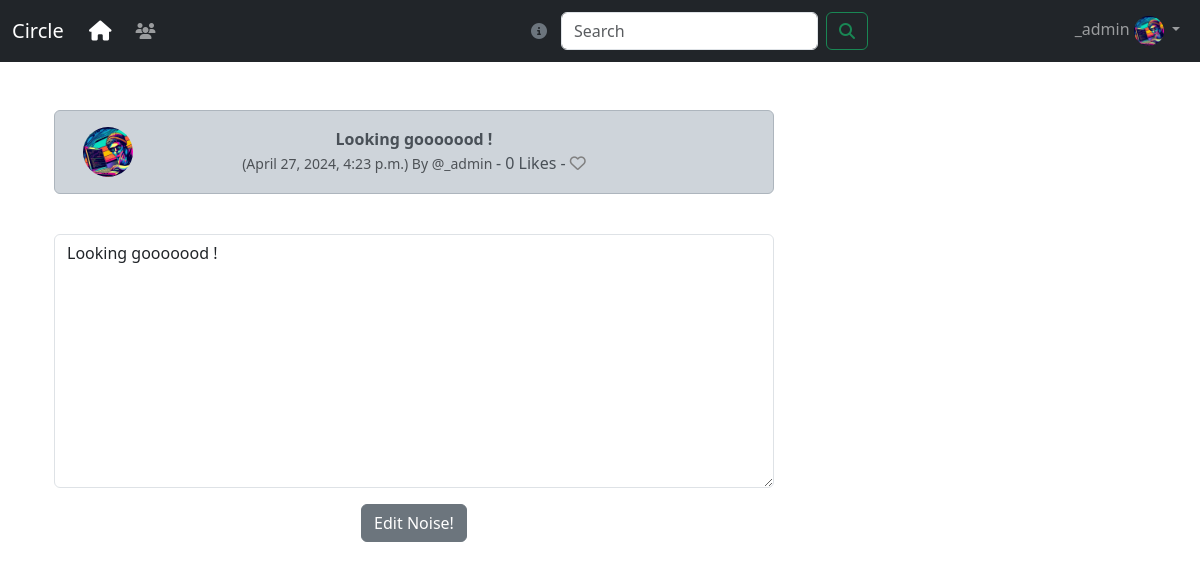
The app's page /edit_noise/14 (signed in) with its own data.
### circle/models.py (models this page shows, shortened)
class Profile(models.Model):
    user = models.OneToOneField( User, on_delete=models.CASCADE)
    follows = models.ManyToManyField("self",
        related_name="followed_by",
        symmetrical=False,
        blank=True)
    date_modified = models.DateTimeField(User, auto_now=True)
    profile_image = models.ImageField(null=True,blank=True, upload_to="images/")
    profile_bio = models.CharField(null=True, blank=True, max_length=500)
    hompage_link = models.CharField(null=True, blank=True, max_length=250)
    facebook_link = models.CharField(null=True, blank=True, max_length=250)
    instagram_link = models.CharField(null=True, blank=True, max_length=250)
    linkedin_link = models.CharField(null=True, blank=True, max_length=250)
    github_link =models.CharField(null=True, blank=True, max_length=250)

class Noise(models.Model):
    user = models.ForeignKey(
        User, related_name = "noises",
        on_delete = models.DO_NOTHING
    )
    body = models.CharField(max_length=200)
    created_at = models.DateTimeField(auto_now_add=True)
    likes = models.ManyToManyField(User, related_name="noise_like", blank=True)
    def number_of_likes(self):
        return self.likes.count()

### circle/views.py (the view)
# urls.py: path('edit_noise/<int:pk>', views.edit_noise, name='edit_noise'),
def edit_noise(request, pk):
    if request.user.is_authenticated:
       noise = get_object_or_404(Noise,id=pk)
       if request.user.username == noise.user.username:
           form = NoiseForm(request.POST or None, instance=noise)
           if request.method == "POST":
                    if form.is_valid():
                        noise = form.save(commit=False)
                        noise.user = request.user
                        noise.save()
                        messages.success(request, ("Your Noise has been updated!"))
                        return redirect('home')
                    return render(request, "edit_noise.html", {'form':form , 'noise':noise})
           else:
               return render(request, "edit_noise.html", {'form':form , 'noise':noise})
       else:
           messages.success(request, ("You don't own that Noise..."))
           return redirect('home')
    else:
        messages.success(request, ("Please Log In to continue..."))
        return redirect('home')

### circle/forms.py
class NoiseForm(forms.ModelForm):
    body = forms.CharField(required=True,
       widget=forms.widgets.Textarea(
           attrs={
               "placeholder": "Make your Noise!",
               "class": "form-control",
           }
       ),
       label="",
    )
    class Meta:
        model = Noise
        exclude = ("user",'likes',)

### circle/templates/edit_noise.html (shortened to what this page needs)
{% extends 'base.html' %}
{% load static %}
{% block content %}
<div class="container text-center">
  <div class="row">
      <div class="col-8">
<br/>
<div class="alert alert-dark" role="alert">
  <div class="container">
    <div class="row">
      <div class="col-1">
        {%  if noise.user.profile.profile_image  %}
        <img src="{{ noise.user.profile.profile_image.url}}" width=50 height=50 class="rounded-circle" alt="{{ profile.user.username}}">
       {% else %}
       <img src="{% static 'images/default_profile_pic.png' %}" width=50 height=50 class="rounded-circle" alt="{{ profile.user.username}}">
       {% endif %}
      </div>
<div class="col-10">
    <strong>{{ noise.body }}</strong><br/>
    <small class="text-muted">
      ({{ noise.created_at}}) By @{{ noise.user.username}}
    </small>
    - {{ noise.number_of_likes }} Likes -
    {%  if user in noise.likes.all %}
    <a href="{%  url 'noise_like' noise.id  %}"><i class="fa-solid fa-heart" style="color:rgb(245, 75, 75)"></i></a>
    {% else %}
    <a href="{%  url 'noise_like' noise.id  %}"><i class="fa fa-heart-o" style="color:grey"></i></a>
    {% endif %}
  </div>
   <br/>
  </div>
  </div>
  </div>
<br/>
{% if form %}
  <form method=POST>
   {{ form.as_p }}
    <button type="submit" class="btn btn-secondary">Edit Noise!</button>
  </form>
{% endif %}
</div>
{% endblock %}

### circle/templates/navbar.html (shortened to what this page needs)
{% load static %}
<nav class="navbar navbar-expand-lg navbar-dark bg-dark">
    <div class="container-fluid">
        <a class="navbar-brand" href="{% url 'home' %}">Circle <i class="fa-solid fa-house" style="color: white; margin-left: 20px;"></i></a>
        <div class="collapse navbar-collapse show" id="navbarSupportedContent">
            <ul class="navbar-nav me-auto mb-2 mb-lg-0">
                <li class="nav-item">
                    <a class="nav-link" href="{% url 'profile_list' %}"><i class="fa-solid fa-users"></i></a>
                </li>
            </ul>
            <form method="POST" action="{% url 'search' %}" class="d-flex mx-auto position-relative" style="max-width: 400px;">
                <i id="popover-icon" class="fa-solid fa-circle-info text-secondary position-absolute" style="cursor: pointer; left: -30px; top: 50%; transform: translateY(-50%);"></i>
                <input class="form-control me-2" type="search" placeholder="Search" aria-label="Search" name="search">
                <button class="btn btn-outline-success" type="submit"><i class="fa-solid fa-magnifying-glass"></i></button>
            </form>
            {% if user.is_authenticated %}
            <ul class="navbar-nav ml-auto">
                <li class="nav-item dropdown">
                    <a class="nav-link dropdown-toggle" href="#" role="button" data-bs-toggle="dropdown" aria-expanded="false">
                        {{ user.username }}
                        {% if user.profile.profile_image %}
                            <img src="{{ user.profile.profile_image.url }}" class="rounded-circle" width=30 alt="Profile Image">
                        {% else %}
                            <img src="{% static 'images/default_profile_pic.png' %}" class="rounded-circle" alt="Profile Image" width=30>
                        {% endif %}
                    </a>
                </li>
            </ul>
            {% endif %}
        </div>
    </div>
</nav>

### records on screen
Noise: user.profile.profile_image (picture), body "Looking gooooood !", created_at "April 27, 2024, 4:23 p.m.", user.username "_admin", number_of_likes "0"

### other values on screen
{{ user.username }} "_admin"
